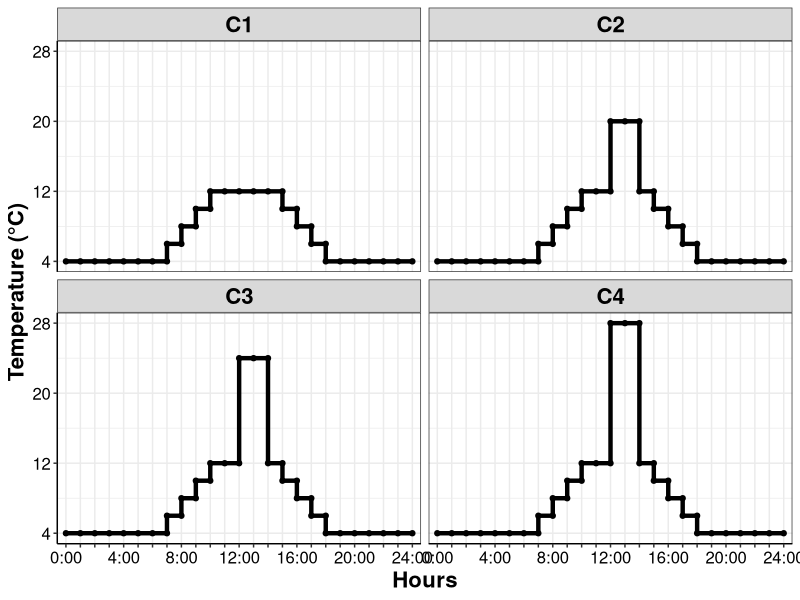

R code for this plot:
rm(list=ls())


##--------------
## LOAD PACKAGES
##--------------
library(ggplot2)
library(ggthemes)


##-----
## DATA
##-----
experimental_design <- read.delim("data/experimental_design.txt")
str(experimental_design)
experimental_design$Hour <- as.factor(experimental_design$Hour)
sort(experimental_design$Hour)
experimental_design$Hour <- factor(experimental_design$Hour, levels = c("0:00",
                                                                        "1:00", "2:00", "3:00", "4:00", 
                                                                        "5:00", "6:00", "7:00", "8:00",
                                                                        "9:00", "10:00", "11:00", "12:00", 
                                                                        "13:00", "14:00", "15:00", "16:00", 
                                                                        "17:00", "18:00", "19:00", "20:00", 
                                                                        "21:00", "22:00", "23:00", "24:00"))


##---------
## FIGURE 1
##---------
ggplot(experimental_design, aes(x = Hour, y = Temperature, group=1)) +
  geom_line(size = 1.5)+
  geom_point(size = 1.5) +
  facet_wrap(~ Condition) +
  scale_y_continuous(breaks = seq(4, 28, len = 4)) +
  scale_x_discrete(labels = c("0:00",
                              "", "", "", "4:00", 
                              "", "", "", "8:00",
                              "", "", "", "12:00", 
                              "", "", "", "16:00", 
                              "", "", "", "20:00", 
                              "", "", "", "24:00")) +
  xlab("Hours") + ylab("Temperature (°C)") +
  theme_bw() +
  theme(axis.text = element_text(size = 12, colour="black"),
        axis.title = element_text(size = 16, colour="black", face="bold"),
        axis.line.x = element_line(color="black"),
        axis.line.y = element_line(color="black"),
        strip.text.x = element_text(size = 16, colour="black", face="bold"))
